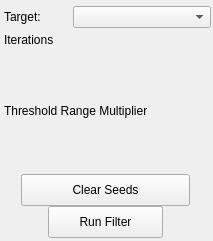
<?xml version="1.0" encoding="UTF-8"?>
<ui version="4.0">
 <class>ConfidenceConnectedFilterInterface</class>
 <widget class="QWidget" name="ConfidenceConnectedFilterInterface">
  <property name="geometry">
   <rect>
    <x>0</x>
    <y>0</y>
    <width>213</width>
    <height>241</height>
   </rect>
  </property>
  <property name="sizePolicy">
   <sizepolicy hsizetype="Fixed" vsizetype="Fixed">
    <horstretch>0</horstretch>
    <verstretch>0</verstretch>
   </sizepolicy>
  </property>
  <property name="minimumSize">
   <size>
    <width>213</width>
    <height>241</height>
   </size>
  </property>
  <property name="maximumSize">
   <size>
    <width>213</width>
    <height>241</height>
   </size>
  </property>
  <property name="windowTitle">
   <string>Form</string>
  </property>
  <widget class="QWidget" name="layoutWidget_2">
   <property name="geometry">
    <rect>
     <x>4</x>
     <y>4</y>
     <width>207</width>
     <height>26</height>
    </rect>
   </property>
   <layout class="QHBoxLayout" name="activeHLayout" stretch="1,2">
    <property name="spacing">
     <number>0</number>
    </property>
    <item>
     <widget class="QLabel" name="activeLabel">
      <property name="text">
       <string>Target:</string>
      </property>
     </widget>
    </item>
    <item>
     <widget class="QComboBox" name="activeComboBox"/>
    </item>
   </layout>
  </widget>
  <widget class="QWidget" name="layoutWidget_9">
   <property name="geometry">
    <rect>
     <x>4</x>
     <y>100</y>
     <width>205</width>
     <height>22</height>
    </rect>
   </property>
   <layout class="QHBoxLayout" name="multiplierHLayout_top">
    <item>
     <widget class="QLabel" name="multiplierLabel">
      <property name="text">
       <string>Threshold Range Multiplier</string>
      </property>
     </widget>
    </item>
    <item>
     <spacer name="multiplierHSpacer">
      <property name="orientation">
       <enum>Qt::Horizontal</enum>
      </property>
      <property name="sizeHint" stdset="0">
       <size>
        <width>40</width>
        <height>20</height>
       </size>
      </property>
     </spacer>
    </item>
   </layout>
  </widget>
  <widget class="QWidget" name="layoutWidget_10">
   <property name="geometry">
    <rect>
     <x>4</x>
     <y>121</y>
     <width>205</width>
     <height>51</height>
    </rect>
   </property>
   <layout class="QHBoxLayout" name="multiplierHLayout_bottom"/>
  </widget>
  <widget class="QWidget" name="layoutWidget_7">
   <property name="geometry">
    <rect>
     <x>4</x>
     <y>50</y>
     <width>205</width>
     <height>51</height>
    </rect>
   </property>
   <layout class="QHBoxLayout" name="iterationsHLayout_bottom"/>
  </widget>
  <widget class="QWidget" name="layoutWidget_8">
   <property name="geometry">
    <rect>
     <x>4</x>
     <y>29</y>
     <width>205</width>
     <height>22</height>
    </rect>
   </property>
   <layout class="QHBoxLayout" name="iterationsHLayout_top">
    <item>
     <widget class="QLabel" name="iterationsLabel">
      <property name="text">
       <string>Iterations</string>
      </property>
     </widget>
    </item>
    <item>
     <spacer name="iterationsHSpacer">
      <property name="orientation">
       <enum>Qt::Horizontal</enum>
      </property>
      <property name="sizeHint" stdset="0">
       <size>
        <width>40</width>
        <height>20</height>
       </size>
      </property>
     </spacer>
    </item>
   </layout>
  </widget>
  <widget class="QPushButton" name="clearSeedsButton">
   <property name="geometry">
    <rect>
     <x>21</x>
     <y>174</y>
     <width>169</width>
     <height>32</height>
    </rect>
   </property>
   <property name="text">
    <string>Clear Seeds</string>
   </property>
  </widget>
  <widget class="QPushButton" name="runButton">
   <property name="geometry">
    <rect>
     <x>48</x>
     <y>206</y>
     <width>115</width>
     <height>32</height>
    </rect>
   </property>
   <property name="text">
    <string>Run Filter</string>
   </property>
  </widget>
 </widget>
 <resources/>
 <connections/>
</ui>
